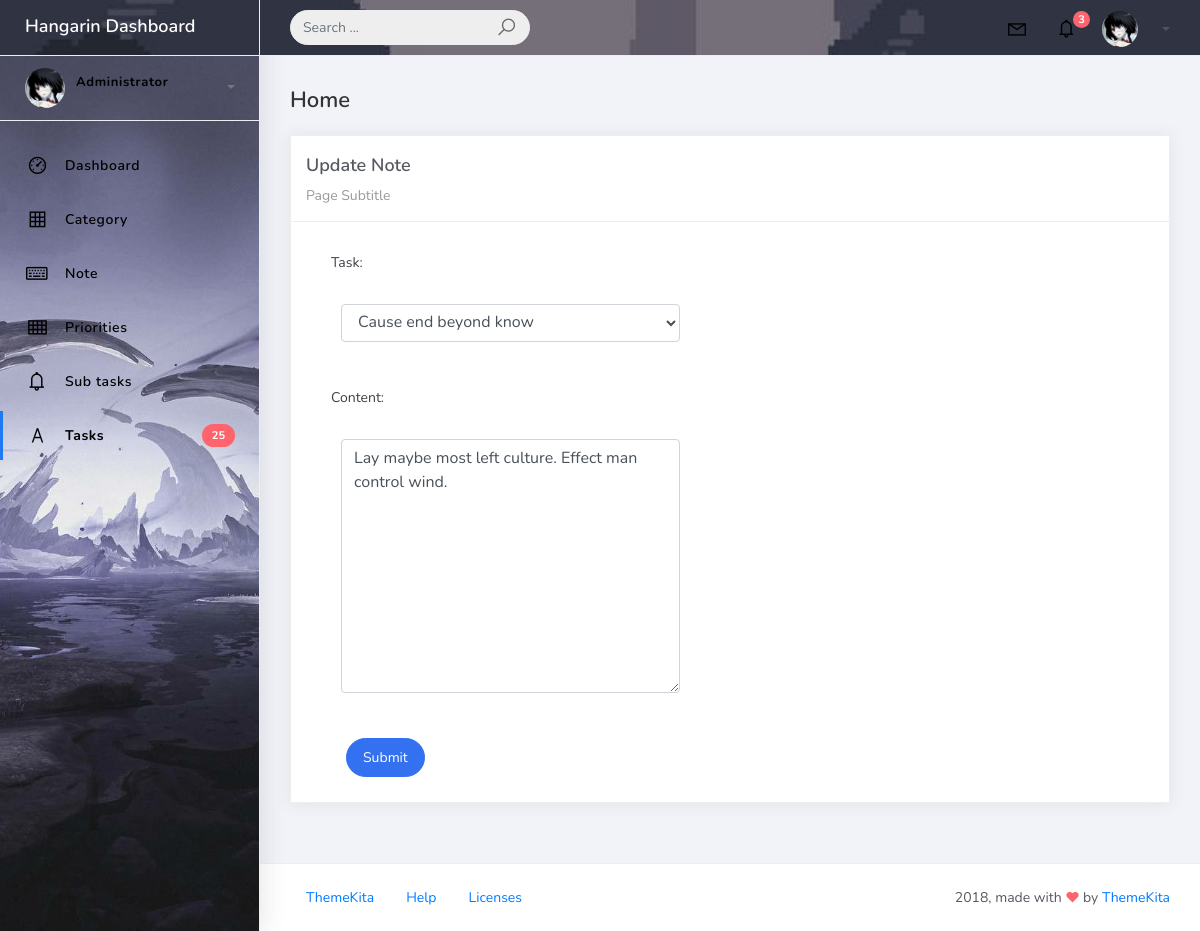
/note_list/1, run on the app's committed database.
### tasks/models.py (models this page shows, shortened)
class BaseModel(models.Model):
    created_at = models.DateTimeField(auto_now_add=True)
    updated_at = models.DateTimeField(auto_now=True)
    class Meta:
        abstract = True

class Note(BaseModel):
    task = models.ForeignKey(Task, related_name='notes', on_delete=models.CASCADE)
    content = models.TextField()

### tasks/views.py (the view)
# urls.py: path('note_list/<pk>',NoteUpdateView.as_view(), name='note-update'),
class NoteUpdateView(UpdateView):
    model = Note
    form_class = NoteForm
    template_name = 'note_form.html'
    success_url = reverse_lazy('note-list')

### tasks/forms.py
class NoteForm(ModelForm):
    class Meta:
        model = Note
        fields = "__all__"

### tasks/models.py (called while the page is built)
    def __str__(self):
        return self.title

### templates/note_form.html (shortened to what this page needs)
{% extends 'base.html' %}
{% load static %}
{% block content %}
<div class="content">
    <div class="container-fluid">
        <h4 class="page-title">Home</h4>
        <div class="row">
            <div class="col-md-12">
                <div class="card">
                    <div class="card-header">
                        <div class="card-title">{% if object %}Update Note {% else %} Add New Note {% endif %}</div>
                        <div class="card-category">Page Subtitle</div>
                    </div>
                    <div class="col-md-6">
                        <div class="card-body">
                            <form class="" action="" method="post" novalidate>
                                {% include 'includes/form.html' %}
                                <div class="form-group">
                                    <div class="col-md-12 col-sm-3">
                                        <button type="submit" class="btn btn-primary btn-rounded">Submit</button>
                                    </div>
                                </div>
                            </form>
                        </div>
                    </div>
                </div>
            </div>
        </div>
    </div>
</div>
{% endblock %}

### templates/includes/form.html (shortened to what this page needs)
{% load widget_tweaks %}
{% for field in form %}
    <div class="field item form-group">
        <label>{{ field.label_tag }}</label>
        <div class="form-group">
            {% render_field field class="form-control" %}
        </div>
    </div>
{% endfor %}

### data on the page
Note: task "Cause end beyond know" "Lay maybe most left culture. Effect man control wind."

### other printed values
{{ field.label_tag }} "Task:" "Content:"
